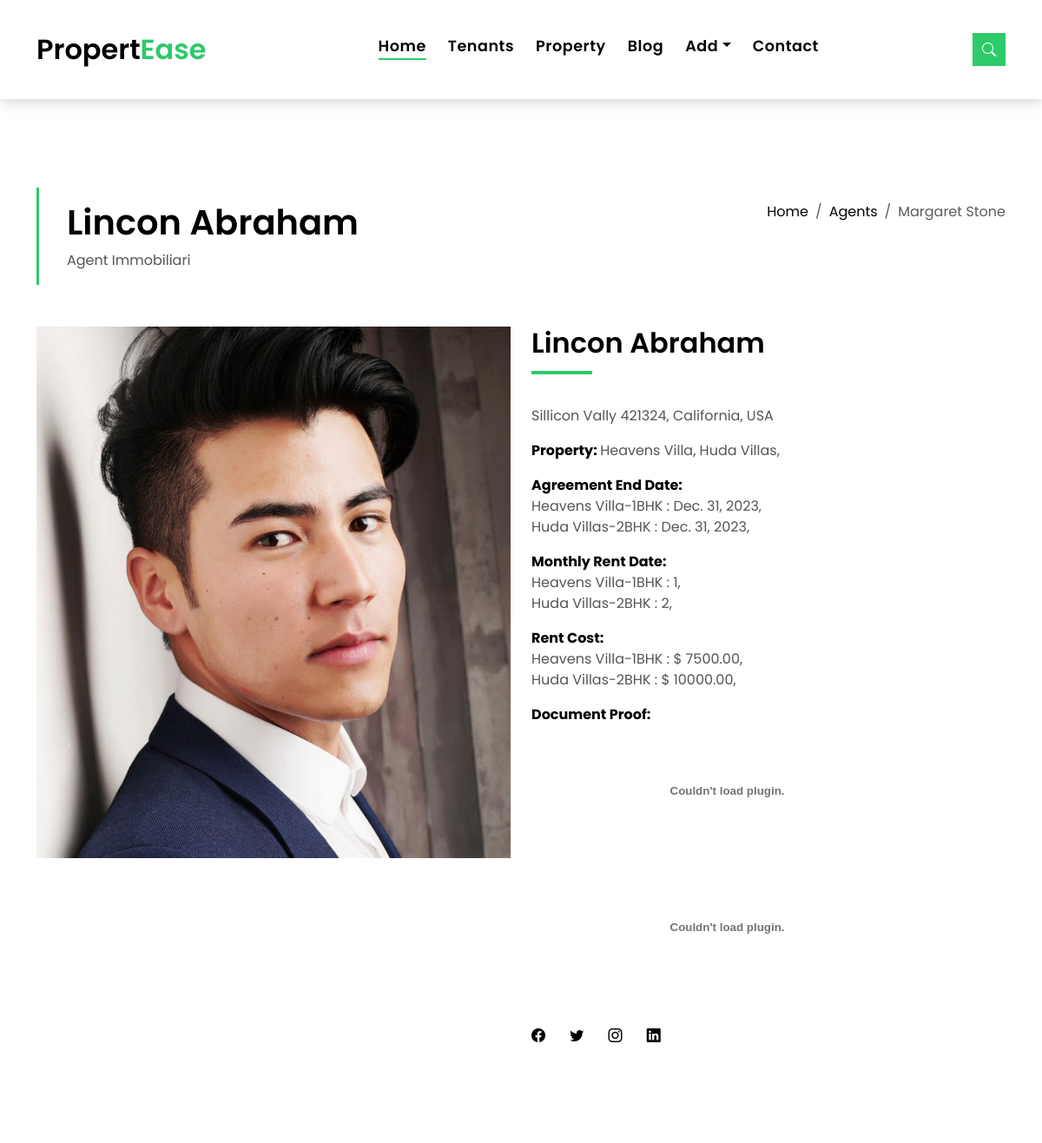
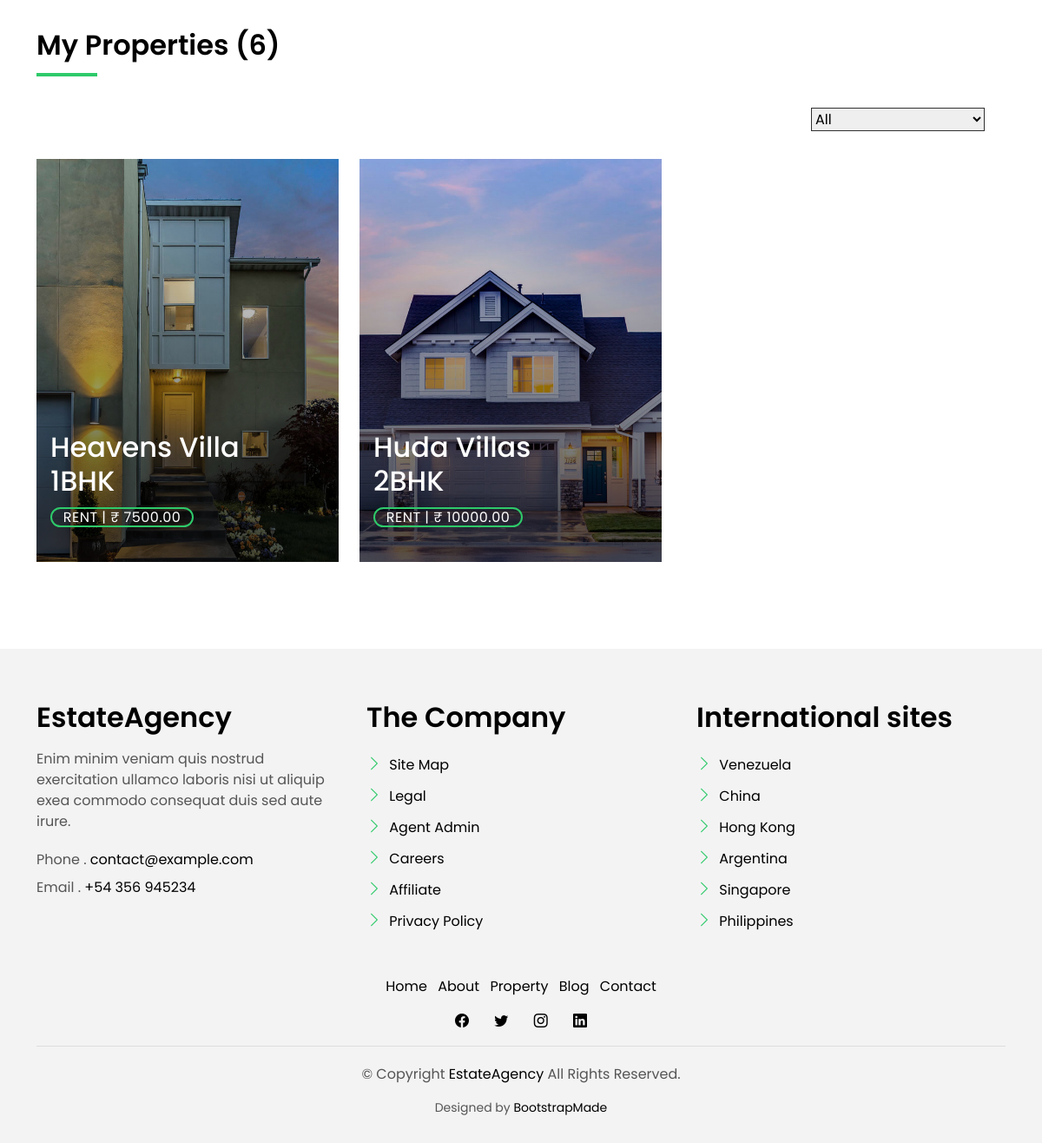
The app's page /tenant_dtl/4/ with its own data (2 pictures, top to bottom).
### app/models.py (models this page shows, shortened)
class Tenant(models.Model):
    name = models.CharField(max_length=100)
    photo = models.FileField(upload_to='tenant_photo')
    address = models.TextField()
    document_proof = models.FileField(upload_to='tenant_documents')
    def __str__(self):
        return self.name

class TenantUnitAssignment(models.Model):
    tenant = models.ForeignKey(Tenant, on_delete=models.CASCADE)
    unit = models.ForeignKey(Unit, on_delete=models.CASCADE)
    agreement_end_date = models.DateField()
    monthly_rent_date = models.PositiveSmallIntegerField()  # Day of the month for rent payment

class Unit(models.Model):
    PROPERTY_TYPES = (
        ('1BHK', '1 Bedroom, Hall, Kitchen'),
        ('2BHK', '2 Bedrooms, Hall, Kitchen'),
        ('3BHK', '3 Bedrooms, Hall, Kitchen'),
        ('4BHK', '4 Bedrooms, Hall, Kitchen'),
    )
    image = models.ImageField(upload_to='property_img')
    property = models.ForeignKey(Property, on_delete=models.CASCADE, related_name='units')
    type = models.CharField(max_length=10, choices=PROPERTY_TYPES)
    rent_cost = models.DecimalField(max_digits=10, decimal_places=2)
    is_occupied = models.BooleanField(default=False)

class Property(models.Model):
    name = models.CharField(max_length=100)
    address = models.CharField(max_length=255)
    location = models.CharField(max_length=100)
    features = models.TextField()
    def __str__(self):
        return self.name

### app/views.py (the view)
# urls.py: path('tenant_dtl/<int:id>/',tenant_dtl, name='tenant_dtl')
def tenant_dtl(request,id):
    t_dtl = Tenant.objects.get(id=id)
    print(t_dtl)
    print(t_dtl.document_proof)
    print(t_dtl.photo)
    tenant_assignments = TenantUnitAssignment.objects.filter(tenant=t_dtl)
    return render(request,'tenant-details.html',{'tenant':t_dtl,'tl':tenant_assignments})

### app/templates/tenant-details.html (shortened to what this page needs)
<!DOCTYPE html>
<html lang="en">
{% load static %}
<head>
  <link href="{% static 'assets/vendor/animate.css/animate.min.css' %}" rel="stylesheet">
  <link href="{% static 'assets/vendor/bootstrap/css/bootstrap.min.css' %}" rel="stylesheet">
  <link href="{% static 'assets/vendor/bootstrap-icons/bootstrap-icons.css' %}" rel="stylesheet">
  <link href="{% static 'assets/vendor/swiper/swiper-bundle.min.css' %}" rel="stylesheet">
  <link href="{% static 'assets/css/style.css' %}" rel="stylesheet">
</head>
<body>
  <nav class="navbar navbar-default navbar-trans navbar-expand-lg fixed-top">
    <div class="container">
      <a class="navbar-brand text-brand" href="index.html">Propert<span class="color-b">Ease</span></a>
      <div class="navbar-collapse collapse justify-content-center" id="navbarDefault">
        <ul class="navbar-nav">
          <li class="nav-item">
            <a class="nav-link active" href="{% url 'admin-index' %}">Home</a>
          </li>
          <li class="nav-item">
            <a class="nav-link " href="{% url 'tenants' %}">Tenants</a>
          </li>
          <li class="nav-item">
            <a class="nav-link " href="{% url 'view_property' %}">Property</a>
          </li>
          <li class="nav-item">
            <a class="nav-link " href="blog-grid.html">Blog</a>
          </li>
          <li class="nav-item dropdown">
            <a class="nav-link dropdown-toggle" href="#" id="navbarDropdown" role="button" data-bs-toggle="dropdown" aria-haspopup="true" aria-expanded="false">Add</a>
          </li>
          <li class="nav-item">
            <a class="nav-link " href="contact.html">Contact</a>
          </li>
        </ul>
      </div>
      <button type="button" class="btn btn-b-n navbar-toggle-box navbar-toggle-box-collapse" data-bs-toggle="collapse" data-bs-target="#navbarTogglerDemo01">
        <i class="bi bi-search"></i>
      </button>
    </div>
  </nav>
  <main id="main">
    <section class="intro-single">
      <div class="container">
        <div class="row">
          <div class="col-md-12 col-lg-8">
            <div class="title-single-box">
              <h1 class="title-single">{{tenant.name}}</h1>
              <span class="color-text-a">Agent Immobiliari</span>
            </div>
          </div>
          <div class="col-md-12 col-lg-4">
            <nav aria-label="breadcrumb" class="breadcrumb-box d-flex justify-content-lg-end">
              <ol class="breadcrumb">
                <li class="breadcrumb-item">
                  <a href="#">Home</a>
                </li>
                <li class="breadcrumb-item">
                  <a href="#">Agents</a>
                </li>
                <li class="breadcrumb-item active" aria-current="page">
                  Margaret Stone
                </li>
              </ol>
            </nav>
          </div>
        </div>
      </div>
    </section>
    <section class="agent-single">
      <div class="container">
        <div class="row">
          <div class="col-sm-12">
            <div class="row">
              <div class="col-md-6">
                <div class="agent-avatar-box">
                  <img src="/media/{{tenant.photo}}" alt="" class="agent-avatar img-fluid">
                </div>
              </div>
              <div class="col-md-5 section-md-t3">
                <div class="agent-info-box">
                  <div class="agent-title">
                    <div class="title-box-d">
                      <h3 class="title-d">
                        {{tenant.name}}
                      </h3>
                    </div>
                  </div>
                  <div class="agent-content mb-3">
                    <p class="content-d color-text-a">
                      {{tenant.address}}
                    </p>
                    <div class="info-agents color-a">
                      <p>
                        <strong>Property: </strong>
                        {% for i in tl %}
                        <span class="color-text-a">{{i.unit.property}},</span>
                        {% endfor %}
                      </p>
                      <p>
                        <strong>Agreement End Date: </strong>
                        {% for i in tl %}
                        <span class="color-text-a"><br>{{i.unit.property}}-{{i.unit.type}} : {{i.agreement_end_date}}, </span>
                        {% endfor %}
                      </p>
                      <p>
                        <strong>Monthly Rent Date: </strong>
                        {% for i  in tl %}
                        <span class="color-text-a"><br>{{i.unit.property}}-{{i.unit.type}} : {{i.monthly_rent_date}}, </span>
                        {% endfor %}
                      </p>
                      <p>
                        <strong>Rent Cost: </strong>
                        {% for i  in tl %}
                        <span class="color-text-a"><br>{{i.unit.property}}-{{i.unit.type}} : $ {{i.unit.rent_cost}}, </span>
                        {% endfor %}
                      </p>
                      <p>
                        <strong>Document Proof: </strong>
                        {% for i in tl %}
                        <embed src="http://infolab.stanford.edu/pub/papers/google.pdf#toolbar=0&navpanes=0&scrollbar=0" type="application/pdf" frameBorder="0" scrolling="auto" height="100%" width="100%"></embed>
                        {% endfor %}
                      </p>
                    </div>
                  </div>
                  <div class="socials-footer">
                    <ul class="list-inline">
                      <li class="list-inline-item">
                        <a href="#" class="link-one">
                          <i class="bi bi-facebook" aria-hidden="true"></i>
                        </a>
                      </li>
                      <li class="list-inline-item">
                        <a href="#" class="link-one">
                          <i class="bi bi-twitter" aria-hidden="true"></i>
                        </a>
                      </li>
                      <li class="list-inline-item">
                        <a href="#" class="link-one">
                          <i class="bi bi-instagram" aria-hidden="true"></i>
                        </a>
                      </li>
                      <li class="list-inline-item">
                        <a href="#" class="link-one">
                          <i class="bi bi-linkedin" aria-hidden="true"></i>
                        </a>
                      </li>
                    </ul>
                  </div>
                </div>
              </div>
            </div>
          </div>
          <div class="col-md-12 section-t8">
            <div class="title-box-d">
              <h3 class="title-d">My Properties (6)</h3>
            </div>
          </div>
          <div class="row property-grid grid">
            <div class="col-sm-12">
              <div class="grid-option">
                <form>
                  <select class="custom-select">
                    <option selected>All</option>
                  </select>
                </form>
              </div>
            </div>
            {% for i in tl %}
          <div class="col-md-4">
            <div class="card-box-a card-shadow">
              <div class="img-box-a">
                <img src="/media/{{i.unit.image}}" alt="" class="img-a img-fluid">
              </div>
              <div class="card-overlay">
                <div class="card-overlay-a-content">
                  <div class="card-header-a">
                    <h2 class="card-title-a">
                      <a href="#">{{i.unit.property.name}}
                        <br/> {{i.unit.type}}</a>
                    </h2>
                  </div>
                  <div class="card-body-a">
                    <div class="price-box d-flex">
                      <span class="price-a">rent | ₹ {{i.unit.rent_cost}}</span>
                    </div>
                  </div>
                </div>
              </div>
            </div>
          </div>
            {% endfor %}
          </div>
        </div>
      </div>
    </section>
  </main>
  <section class="section-footer">
    <div class="container">
      <div class="row">
        <div class="col-sm-12 col-md-4">
          <div class="widget-a">
            <div class="w-header-a">
              <h3 class="w-title-a text-brand">EstateAgency</h3>
            </div>
            <div class="w-body-a">
              <p class="w-text-a color-text-a">
                Enim minim veniam quis nostrud exercitation ullamco laboris nisi ut aliquip exea commodo consequat duis
                sed aute irure.
              </p>
            </div>
            <div class="w-footer-a">
              <ul class="list-unstyled">
                <li class="color-a">
                  <span class="color-text-a">Phone .</span> contact@example.com
                </li>
                <li class="color-a">
                  <span class="color-text-a">Email .</span> +54 356 945234
                </li>
              </ul>
            </div>
          </div>
        </div>
        <div class="col-sm-12 col-md-4 section-md-t3">
          <div class="widget-a">
            <div class="w-header-a">
              <h3 class="w-title-a text-brand">The Company</h3>
            </div>
            <div class="w-body-a">
              <div class="w-body-a">
                <ul class="list-unstyled">
                  <li class="item-list-a">
                    <i class="bi bi-chevron-right"></i> <a href="#">Site Map</a>
                  </li>
                  <li class="item-list-a">
                    <i class="bi bi-chevron-right"></i> <a href="#">Legal</a>
                  </li>
                  <li class="item-list-a">
                    <i class="bi bi-chevron-right"></i> <a href="#">Agent Admin</a>
                  </li>
                  <li class="item-list-a">
                    <i class="bi bi-chevron-right"></i> <a href="#">Careers</a>
                  </li>
                  <li class="item-list-a">
                    <i class="bi bi-chevron-right"></i> <a href="#">Affiliate</a>
                  </li>
                  <li class="item-list-a">
                    <i class="bi bi-chevron-right"></i> <a href="#">Privacy Policy</a>
                  </li>
                </ul>
              </div>
            </div>
          </div>
        </div>
        <div class="col-sm-12 col-md-4 section-md-t3">
          <div class="widget-a">
            <div class="w-header-a">
              <h3 class="w-title-a text-brand">International sites</h3>
            </div>
            <div class="w-body-a">
              <ul class="list-unstyled">
                <li class="item-list-a">
                  <i class="bi bi-chevron-right"></i> <a href="#">Venezuela</a>
                </li>
                <li class="item-list-a">
                  <i class="bi bi-chevron-right"></i> <a href="#">China</a>
                </li>
                <li class="item-list-a">
                  <i class="bi bi-chevron-right"></i> <a href="#">Hong Kong</a>
                </li>
                <li class="item-list-a">
                  <i class="bi bi-chevron-right"></i> <a href="#">Argentina</a>
                </li>
                <li class="item-list-a">
                  <i class="bi bi-chevron-right"></i> <a href="#">Singapore</a>
                </li>
                <li class="item-list-a">
                  <i class="bi bi-chevron-right"></i> <a href="#">Philippines</a>
                </li>
              </ul>
            </div>
          </div>
        </div>
      </div>
    </div>
  </section>
  <footer>
    <div class="container">
      <div class="row">
        <div class="col-md-12">
          <nav class="nav-footer">
            <ul class="list-inline">
              <li class="list-inline-item">
                <a href="#">Home</a>
              </li>
              <li class="list-inline-item">
                <a href="#">About</a>
              </li>
              <li class="list-inline-item">
                <a href="#">Property</a>
              </li>
              <li class="list-inline-item">
                <a href="#">Blog</a>
              </li>
              <li class="list-inline-item">
                <a href="#">Contact</a>
              </li>
            </ul>
          </nav>
          <div class="socials-a">
            <ul class="list-inline">
              <li class="list-inline-item">
                <a href="#">
                  <i class="bi bi-facebook" aria-hidden="true"></i>
                </a>
              </li>
              <li class="list-inline-item">
                <a href="#">
                  <i class="bi bi-twitter" aria-hidden="true"></i>
                </a>
              </li>
              <li class="list-inline-item">
                <a href="#">
                  <i class="bi bi-instagram" aria-hidden="true"></i>
                </a>
              </li>
              <li class="list-inline-item">
                <a href="#">
                  <i class="bi bi-linkedin" aria-hidden="true"></i>
                </a>
              </li>
            </ul>
          </div>
          <div class="copyright-footer">
            <p class="copyright color-text-a">
              &copy; Copyright
              <span class="color-a">EstateAgency</span> All Rights Reserved.
            </p>
          </div>
          <div class="credits">
            Designed by <a href="https://bootstrapmade.com/">BootstrapMade</a>
          </div>
        </div>
      </div>
    </div>
  </footer>
</body>
</html>

### records on screen
Tenant: name "Lincon Abraham", photo (picture), address "Sillicon Vally 421324, California, USA"
TenantUnitAssignment: unit.property "Heavens Villa", unit.type "1BHK", agreement_end_date "Dec. 31, 2023", monthly_rent_date "1", unit.rent_cost "7500.00", unit.image (picture), unit.property.name "Heavens Villa"
TenantUnitAssignment: unit.property "Huda Villas", unit.type "2BHK", agreement_end_date "Dec. 31, 2023", monthly_rent_date "2", unit.rent_cost "10000.00", unit.image (picture), unit.property.name "Huda Villas"
